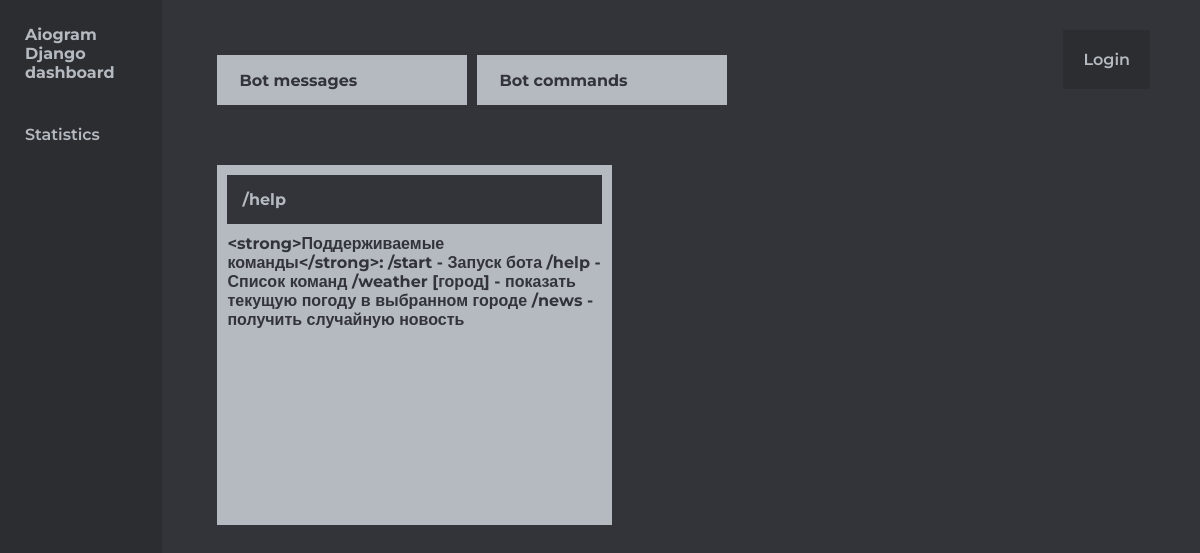
The app's page /command/2/ with its own data.
### bot_messages/models.py (models this page shows, shortened)
class Command(models.Model):
    command = models.CharField(max_length=124)
    text = models.TextField()
    def __str__(self):
        return self.command

### bot_messages/views.py (the view)
# urls.py: path('command/<int:pk>/', CommandDetailView.as_view(), name='command-detail'),
class CommandDetailView(DetailView):
    template_name = 'bot_messages/command_detail.html'
    model = Command
    def get_context_data(self, **kwargs):
        context = super().get_context_data(**kwargs)
        context["title"] = "Command detail"
        return context

### templates/bot_messages/command_detail.html (shortened to what this page needs)
{% extends 'base.html' %}
{% load static %}
{% block links %}
<link rel="stylesheet" href="{% static 'css/dashboard.css' %}">
<link rel="stylesheet" href="{% static 'css/include/sidebar.css' %}">
{% endblock %}
{% block content %}
<div class="container">
    {% include 'include/sidebar.html' %}
    <section class="content">
    {% include 'include/dashboard-controls.html' %}
        <section class="articles">
            <article class="article__default command_detail__article">
                <div class="head">
                    <h1 class="title">{{ command }}</h1>
                </div>
                <div class="content">
                    <h1 class="text">{{ command.text }}</h1>
                </div>
            </article>
        </section>
    </section>
</div>
{% endblock %}

### static/css/base.css (style rules this page uses)
* { font-size: 16px; margin: 0px; padding: 0px; box-sizing: border-box; font-family: 'Montserrat', sans-serif; }
.container { display: flex; height: 100vh; background-color: #32343a; }

### static/css/dashboard.css (style rules this page uses)
.content { width: 100%; height: 100vh; display: flex; flex-direction: column; }
.content .articles { display: flex; margin-left: 50px; }
.content .article__default { background-color: #b5bac1; width: 40%; height: 500px; justify-self: left; align-self: center; margin: 5px; overflow: auto; }
.content .article__default .title { color: #32343a; padding: 15px; }
.articles .command_detail__article { overflow: hidden; padding: 10px; height: 360px; }
.articles .command_detail__article .head { display: flex; justify-content: space-between; background-color: #32343a; }
.articles .command_detail__article .title { background-color: #32343a; color: #b5bac1; }
.command_detail__article .content { padding-top: 10px; overflow: auto; }
.command_detail__article .content .text { color: #32343a; }

### static/css/include/sidebar.css (style rules this page uses)
.sidebar p, h1, a { color: #b5bac1; }

### records on screen
Command: command "/help", text "<strong>Поддерживаемые команды</strong>: /start - Запуск бота /help - Список команд /weather [город] - показать текущую погоду в выбранном городе /news - получить случайную новость"
